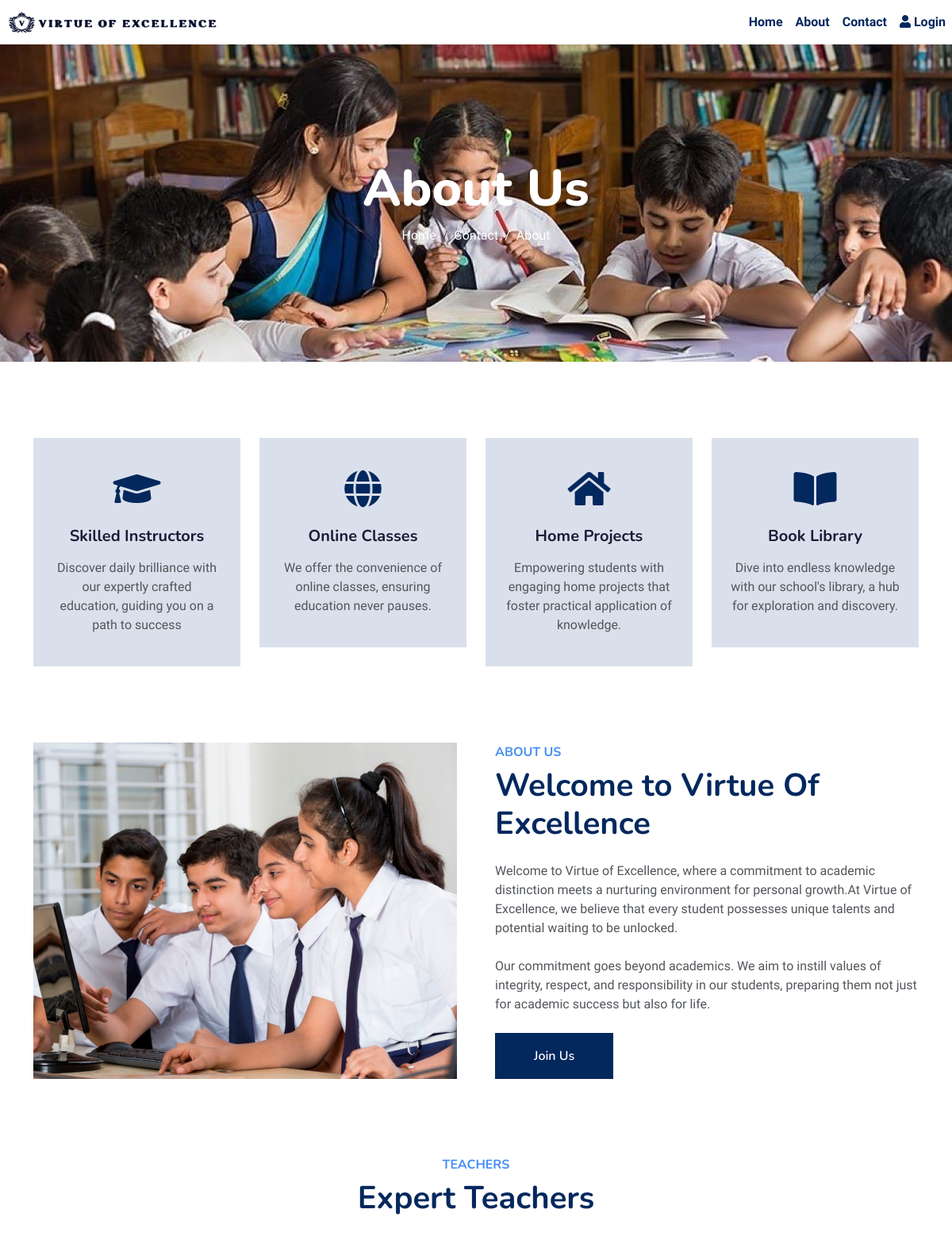
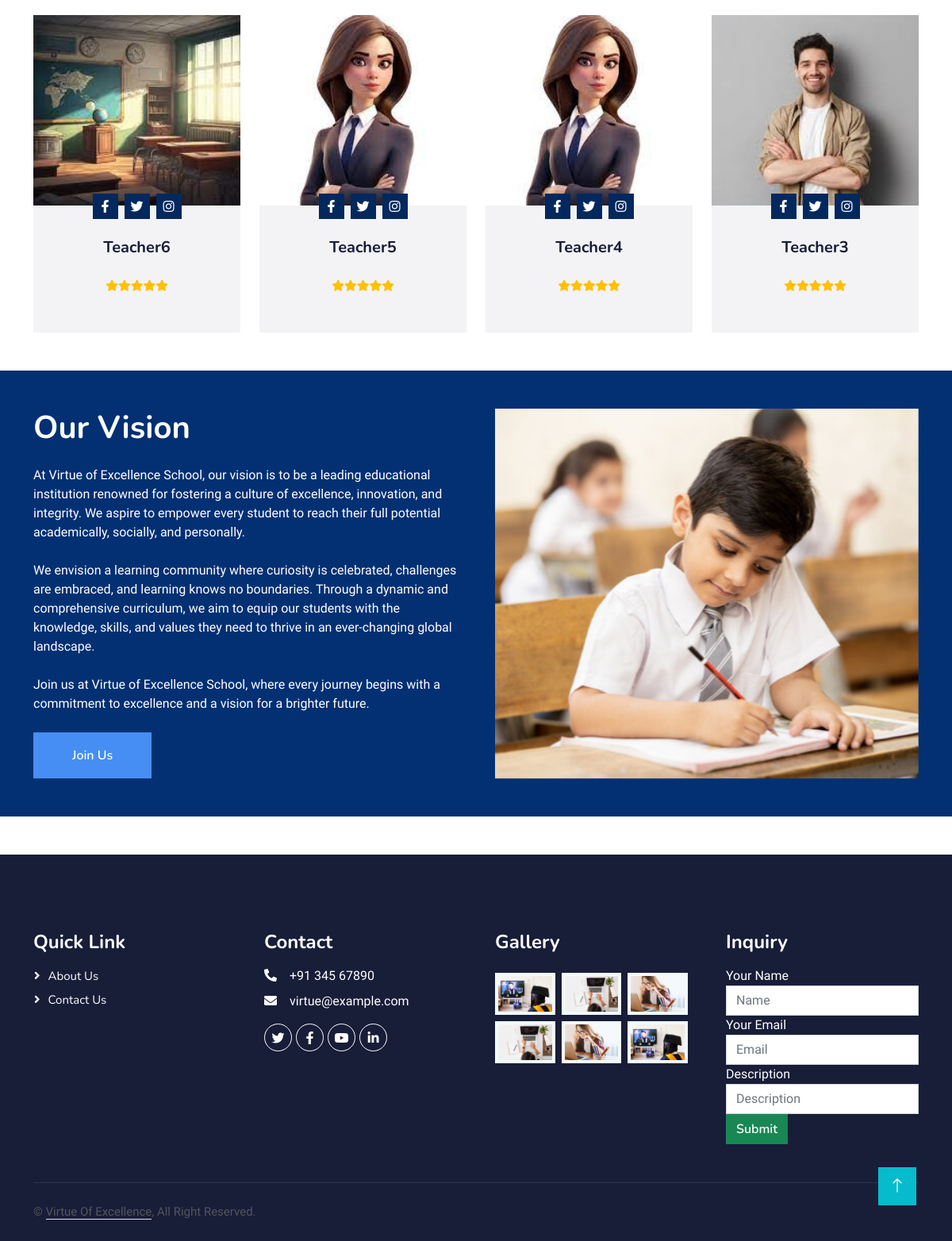
Page /about.php on the committed database (2 pictures, top to bottom).
### tables this page shows
CREATE TABLE `accounts` (
  `id` int(11) NOT NULL,
  `type` varchar(50) NOT NULL,
  `email` varchar(50) NOT NULL,
  `password` text NOT NULL,
  `name` text NOT NULL,
  `rollno` decimal(11,0) NOT NULL,
  `class` varchar(50) NOT NULL,
  `is_deleted` int(11) NOT NULL,
  `image` varchar(500) NOT NULL
);

### about.php (the view, shortened to what this page needs)
<?php include("includes/config.php") ?>
<?php include("header.php") ?>
    <nav class="navbar navbar-expand-lg">
    <img class="img-fluid " src="img/limg2.png" alt="" style="width:22%; height:22%;margin-left:10px">
    <div class="collapse navbar-collapse" id="navbarCollapse">
        <div class="navbar-nav ms-auto p-4 p-lg-0">
            <a href="index.php" class="nav-item nav-link active" style="color:#03285e"><b>Home</b></a>
            <a href="about.php" class="nav-item nav-link" style="color:#03285e"><b>About</b></a>
            <a href="contact.php" class="nav-item nav-link" style="color:#03285e"><b>Contact</b></a>
            <?php if (isset($_SESSION['login'])) { ?>
                <div class="dropdown">
                    <a href="#" class="nav-link dropdown-toggle" id="navbarDropdownMenuLink" role="button" data-bs-toggle="dropdown" aria-expanded="false" style="color:#03285e">
                        <i class="fa fa-user fa-lg" style="color:#03285e"></i>
                    </a>
                    <ul class="dropdown-menu" aria-labelledby="navbarDropdownMenuLink" style="color:#03285e">
                        <li><a class="dropdown-item" href="http://localhost/Virtue_of_Excellence/admin/dashboard.php">Dashboard</a></li>
                        <li><a class="dropdown-item" href="#">Settings</a></li>
                        <li><a href="logout.php" class="dropdown-item">Logout</a></li>
                    </ul>
                </div>
            <?php } else { ?>
                <a href="../Virtue_of_Excellence/login.php" class="nav-item nav-link active" style="color:#03285e"><i class="fa fa-user" style="color:#03285e"></i> <b>Login</b></a>
            <?php } ?>
        </div>
    </div>
</nav>
    <div class="container-fluid  py-5 mb-5 " style="background:url('img/aboutus.jpg');background-size: cover;height:400px">
        <div class="container py-5">
            <div class="row justify-content-center">
                <div class="col-lg-10 text-center"><br><br>
                    <h1 class="display-3 text-white animated slideInDown">About Us</h1>
                    <nav aria-label="breadcrumb">
                        <ol class="breadcrumb justify-content-center">
                            <li class="breadcrumb-item"><a class="text-white" href="index.php">Home</a></li>
                            <li class="breadcrumb-item"><a class="text-white" href="contact.php">Contact</a></li>
                            <li class="breadcrumb-item text-white active" aria-current="page">About</li>
                        </ol>
                    </nav>
                </div>
            </div>
        </div>
    </div>
    <div class="container-xxl py-5">
        <div class="container">
            <div class="row g-4">
                <div class="col-lg-3 col-sm-6 wow fadeInUp" data-wow-delay="0.1s">
                    <div class="service-item text-center pt-3">
                        <div class="p-4">
                            <i class="fa fa-3x fa-graduation-cap  mb-4" style="color:#03285e"></i>
                            <h5 class="mb-3">Skilled Instructors</h5>
                            <p>Discover daily brilliance with our expertly crafted education, guiding you on a path to success</p>
                        </div>
                    </div>
                </div>
                <div class="col-lg-3 col-sm-6 wow fadeInUp" data-wow-delay="0.3s">
                    <div class="service-item text-center pt-3">
                        <div class="p-4">
                            <i class="fa fa-3x fa-globe  mb-4"  style="color:#03285e"></i>
                            <h5 class="mb-3">Online Classes</h5>
                            <p>We offer the convenience of online classes, ensuring education never pauses.</p>
                        </div>
                    </div>
                </div>
                <div class="col-lg-3 col-sm-6 wow fadeInUp" data-wow-delay="0.5s">
                    <div class="service-item text-center pt-3">
                        <div class="p-4">
                            <i class="fa fa-3x fa-home  mb-4"  style="color:#03285e"></i>
                            <h5 class="mb-3">Home Projects</h5>
                            <p>Empowering students with engaging home projects that foster practical application of knowledge.</p>
                        </div>
                    </div>
                </div>
                <div class="col-lg-3 col-sm-6 wow fadeInUp" data-wow-delay="0.7s">
                    <div class="service-item text-center pt-3">
                        <div class="p-4">
                            <i class="fa fa-3x fa-book-open  mb-4"  style="color:#03285e"></i>
                            <h5 class="mb-3">Book Library</h5>
                            <p>Dive into endless knowledge with our school's library, a hub for exploration and discovery.  </p>
                        </div>
                    </div>
                </div>
            </div>
        </div>
    </div>
    <div class="container-xxl py-5">
        <div class="container">
            <div class="row g-5">
                <div class="col-lg-6 wow fadeInUp" data-wow-delay="0.1s" style="min-height: 400px;">
                    <div class="position-relative h-100">
                        <img class="img-fluid position-absolute w-100 h-100" src="img/abouttt.jpg" alt="" style="object-fit: cover;">
                    </div>
                </div>
                <div class="col-lg-6 wow fadeInUp" data-wow-delay="0.3s">
                    <h6 class="section-title text-start pe-3" style="color:#468ef3;">About Us</h6>
                    <h1 class="mb-4" style="color:#03285e;">Welcome to Virtue Of Excellence</h1>
                    <p class="mb-4">Welcome to Virtue of Excellence, where a commitment to academic distinction meets a nurturing environment for personal growth.At Virtue of Excellence, we believe that every student possesses unique talents and potential waiting to be unlocked. </p>
                    <p class="mb-4">Our commitment goes beyond academics. We aim to instill values of integrity, respect, and responsibility in our students, preparing them not just for academic success but also for life. </p>
                    <a href="http://localhost/Virtue_of_Excellence/contact.php" class="btn text-white py-md-3 px-md-5 me-3 animated slideInLeft" style="background-color:#03285e;">Join Us</a>
                </div>
            </div>
        </div>
    </div>
    <div class="container-xxl py-5">
    <div class="container">
        <div class="text-center wow fadeInUp" data-wow-delay="0.1s">
            <h6 class="section-title text-center px-3" style="color:#468ef3">Teachers</h6>
            <h1 class="mb-5" style="color:#03285e;">Expert Teachers</h1>
        </div>
        <div class="row g-4 justify-content-center">
            <?php
            $query = mysqli_query($db_conn, "SELECT * FROM accounts WHERE type='teacher' ORDER BY id desc LIMIT 0, 4");
            while ($teacher = mysqli_fetch_object($query)) {
            ?>
                <div class="col-lg-3 col-md-6 wow fadeInUp" data-wow-delay="0.1s">
                    <div class="team-item" style="background-color:#F3F3F5; height: 400px; overflow: hidden;">
                        <div class="position-relative overflow-hidden" style="height: 60%;">
                            <img class="img-fluid" src="./dist/uploads/<?php echo $teacher->image ?>" style="object-fit: cover; object-position: center; width: 100%; height: 100%;" alt="<?php echo $teacher->name ?> Image">
                        </div>
                        <div class="position-relative d-flex justify-content-center" style="margin-top: -23px;">
                            <div class=" d-flex justify-content-center pt-2 px-1">
                                <div class="btn btn-sm-square mx-1" href="" style="background-color:#03285e"><i class="fab text-white fa-facebook-f"></i></div>
                                <div class="btn btn-sm-square mx-1" href="" style="background-color:#03285e"><i class="fab text-white fa-twitter"></i></div>
                                <div class="btn btn-sm-square mx-1" href="" style="background-color:#03285e"><i class="fab text-white fa-instagram"></i></div>
                            </div>
                        </div>
                        <div class="text-center p-4">
                            <h5 class="mb-0"><?php echo $teacher->name ?></h5> <br>
                            <small><i class="fa fa-star text-warning"></i><i class="fa fa-star text-warning"></i><i class="fa fa-star text-warning"></i><i class="fa fa-star text-warning"></i><i class="fa fa-star text-warning"></i></small>
                        </div>
                    </div>
                </div>
            <?php } ?>
        </div>
    </div>
</div>
    <div class="container-xxl py-5" style="background:#023073">
        <div class="container">
            <div class="row g-5">
                <div class="col-lg-6 wow fadeInUp" data-wow-delay="0.3s">
                    <h1 class="mb-4 text-white" style="color:#03285e;">Our Vision</h1>
                    <p class="mb-4 text-white">At Virtue of Excellence School, our vision is to be a leading educational institution renowned for fostering a culture of excellence, innovation, and integrity. We aspire to empower every student to reach their full potential academically, socially, and personally.</p>
                    <p class="mb-4 text-white">We envision a learning community where curiosity is celebrated, challenges are embraced, and learning knows no boundaries. Through a dynamic and comprehensive curriculum, we aim to equip our students with the knowledge, skills, and values they need to thrive in an ever-changing global landscape.</p>
                    <p class="mb-4 text-white">Join us at Virtue of Excellence School, where every journey begins with a commitment to excellence and a vision for a brighter future.</p>
                    <a href="http://localhost/Virtue_of_Excellence/contact.php" class="btn text-white py-md-3 px-md-5 me-3 animated slideInLeft" style="background-color:#468ef3;">Join Us</a>
                </div>
                <div class="col-lg-6 wow fadeInUp" data-wow-delay="0.1s" style="min-height: 400px;">
                    <div class="position-relative h-100">
                        <img class="img-fluid position-absolute w-100 h-100" src="img/our.jpg" alt="" style="object-fit: cover;">
                    </div>
                </div>
            </div>
        </div>
    </div>
    <div class="container-fluid bg-dark footer pt-5 mt-5 wow fadeIn" data-wow-delay="0.1s">
        <div class="container py-5">
            <div class="row g-5">
                <div class="col-lg-3 col-md-6">
                    <h4 class="text-white mb-3">Quick Link</h4>
                    <a class="btn btn-link" href="">About Us</a>
                    <a class="btn btn-link" href="">Contact Us</a>
                </div>
                <div class="col-lg-3 col-md-6">
                    <h4 class="text-white mb-3">Contact</h4>
                    <p class="mb-2 text-white"><i class="fa fa-phone-alt me-3"></i>+91 345 67890</p>
                    <p class="mb-2 text-white"><i class="fa fa-envelope me-3"></i>virtue@example.com</p>
                    <div class="d-flex pt-2">
                        <a class="btn  btn-outline-light btn-social" href=""><i class="fab text-white fa-twitter"></i></a>
                        <a class="btn btn-outline-light btn-social" href=""><i class="fab text-white fa-facebook-f"></i></a>
                        <a class="btn btn-outline-light btn-social" href=""><i class="fab text-white fa-youtube"></i></a>
                        <a class="btn btn-outline-light btn-social" href=""><i class="fab text-white fa-linkedin-in"></i></a>
                    </div>
                </div>
                <div class="col-lg-3 col-md-6">
                    <h4 class="text-white mb-3">Gallery</h4>
                    <div class="row g-2 pt-2">
                        <div class="col-4">
                            <img class="img-fluid bg-light p-1" src="img/course-1.jpg" alt="">
                        </div>
                        <div class="col-4">
                            <img class="img-fluid bg-light p-1" src="img/course-2.jpg" alt="">
                        </div>
                        <div class="col-4">
                            <img class="img-fluid bg-light p-1" src="img/course-3.jpg" alt="">
                        </div>
                        <div class="col-4">
                            <img class="img-fluid bg-light p-1" src="img/course-2.jpg" alt="">
                        </div>
                        <div class="col-4">
                            <img class="img-fluid bg-light p-1" src="img/course-3.jpg" alt="">
                        </div>
                        <div class="col-4">
                            <img class="img-fluid bg-light p-1" src="img/course-1.jpg" alt="">
                        </div>
                    </div>
                </div>
                <div class="col-lg-3 col-md-6">
                    <h4 class="text-white mb-3">Inquiry </h4>
                    <form action="" method="POST">
              <div class="form-group ">
                <label for="title" class="text-white">Your Name</label>
                <input required type="text" placeholder="Name" class="form-control" name="name" require>
                </div>
                <div class="form-group">
                <label for="from" class="text-white">Your Email</label>
                <input type="email" name="email" placeholder="Email" class="form-control"require>
                </div>
                <div class="form-group">
                <label for="to" class="text-white">Description</label>
                <input required type="text" placeholder="Description" class="form-control" name="quiry" require>
                </div>
              </form>
              <button name="submit" value="submit"class="btn btn-success float-right">Submit</button>
                </div>
            </div>
        </div>
        <div class="container">
            <div class="copyright">
                <div class="row">
                    <div class="col-md-6 text-center text-md-start mb-3 mb-md-0">
                        &copy; <a class="border-bottom" href="#">Virtue Of Excellence</a>, All Right Reserved.
                    </div>
                </div>
            </div>
        </div>
    </div>
    <a href="#" class="btn btn-lg btn-primary btn-lg-square back-to-top"><i class="bi bi-arrow-up"></i></a>
</body>
</html>

### rows in the picture
accounts: image (picture), name "Teacher6"
accounts: image (picture), name "Teacher5"
accounts: image (picture), name "Teacher4"
accounts: image (picture), name "Teacher3"
